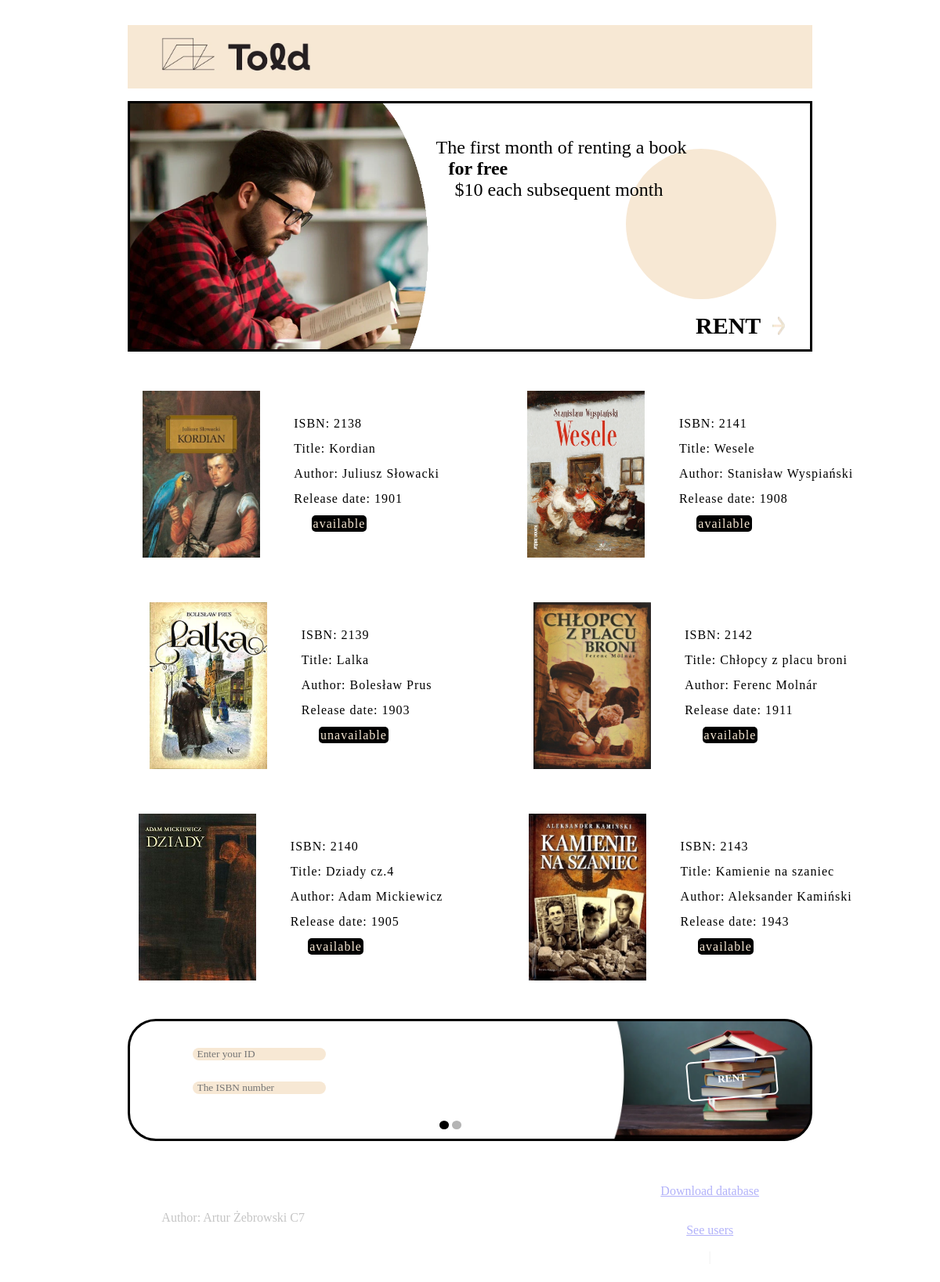
The page / on the database its author committed.
### tables this page shows
CREATE TABLE `books` (
  `id_book` int(10) UNSIGNED NOT NULL,
  `Title` varchar(25) DEFAULT NULL,
  `Author` varchar(40) DEFAULT NULL,
  `Release_date` year(4) DEFAULT NULL,
  `Available` varchar(50) DEFAULT NULL,
  `image` varchar(25) DEFAULT NULL
);

### index.php (the view, shortened to what this page needs)
<!DOCTYPE html>
<html lang="en">
<head>
    <link rel="stylesheet" href="style.css">
</head>
<body>
    <a href="index.php" id="href">
    <header>
        <img src="assets/logo.webp" alt="Told">
    </header></a>
    <nav>
        <h2>The first month of renting a book<br>
            <strong>for free</strong><br>
            &nbsp;&nbsp;&nbsp;&nbsp;$10 each subsequent month</h2>
        <span></span>
        <a class="rent" href="#smooth">
            <h1>RENT</h1>
            <img src="assets/arrow-right.webp" alt="">
        </a>
    </nav>
    <main>
        <?php
            $conn = mysqli_connect('localhost','root','','library');
            $sql = "SELECT `id_book`,`Title`,`Author`,`Release_date`,`Available`,`image` FROM `books`";
            $res = mysqli_query($conn, $sql);
            while($row = mysqli_fetch_assoc($res)) {
                $id = $row['id_book']+2137;
                $title = $row['Title'];
                $author = $row['Author'];
                $release_date = $row['Release_date'];
                $status = $row['Available'];
                $image = $row['image'];
                echo "<div class='select'>";
                echo "<p> <img src='$image' alt='$title' id='image'> </p>";
                echo "<p> ISBN: $id<br> Title: $title<br> Author: $author<br> Release date: $release_date<br> <span id='status'>$status</span><br></p>";
                echo "</div>";
            }
            ?>
    </main>
    <section id="smooth">
        <form action="index.php" method="POST">
            <div class="container1">
                <input type="text" name="user" placeholder="Enter your ID"><br>
                <input type="text" name="isbn" placeholder="The ISBN number">
            </div>
            <div class="container2">
                <span id="dot1"></span>
                <span id="dot2"></span>
            </div>
            <div class="container3">
                <button id="rent" name="rent">RENT</button>
            </div>
        </form>
    </section>
    <footer>
                <p>Author: Artur Żebrowski C7</p>
            <div class="href">
                <a href="library.sql" download>Download database</a>
                <a href="users.php" target="blank">See users</a>|
            </div>
    </footer>
</body>
</html>

### style.css (style rules this page uses)
* { box-sizing: border-box; padding: 0; margin: 1rem 8%; font-family: Georgia; scroll-behavior: smooth; }
header { background-color: #f7e8d4; }
header>img { width: 12rem; }
#href { margin: 0; }
nav { background-image: url(assets/bg.webp); background-size: 40rem; background-repeat: no-repeat; border: 0.2rem black solid; height: 20rem; display: flex; position: relative; }
.rent { display: flex; flex-direction: row; position: absolute; right: 0; bottom: -1em; padding: 1px; font-size: 20px; text-decoration: none; color: black; transition: font-size 1s linear; transition: color 0.2s linear; }
nav>h2 { margin: 5%; margin-left: 45%; font-weight: 500; }
nav>span { background-color: #f7e8d4; content: ""; bottom: 3rem; right: 0; width: 12rem; height: 12rem; position: absolute; z-index: -2; border-radius: 50%; animation: CircleMove 5s linear infinite; }
main { display: flex; flex-direction: column; align-items: flex-start; justify-content: center; flex-wrap: wrap; height: 820px; }
.select { display: flex; justify-content: center; align-items: center; flex-direction: row; margin: 0; width: 510px; height: 270px; letter-spacing: 1px; line-height: 2em; }
#status { color: #f7e8d4; background-color: black; padding: 2px; border-radius: 5px; margin-left: 1.4em; }
#image { display: block; width: 150px; height: 213px; }
section { border: 0.2rem black solid; border-radius: 36px; background-image: url(assets/books.webp); background-size: 16rem; background-repeat: no-repeat; background-position: right; }
form { display: flex; justify-content: space-between; width: 84%; }
.container2 { display: flex; align-items: flex-end; transform: translate(-20px, 20px); margin: 0; }
.container3 { display: flex; justify-content: right; right: 0; transform: translateX(6em); }
input { margin: 0; margin-bottom: 25px; line-height: 120%; }
input { border: none; outline: none; border-radius: 36px; padding-left: 6px; background-color: #f7e8d4; }
button { border: 2px solid #fff; color: #fff; background: rgb(0,0,0,0.2); transform: rotate(-5deg); width: 128px; height: 50px; border-radius: 6px; font-family: Verdana; font-weight: bold; transition: transform 0.7s; }
#dot1, #dot2 { content: ""; height: 0.7em; width: 1em; border-radius: 50%; background-color: rgb(180, 180, 180); cursor: pointer; }
#dot1 { background-color: black; }
#rent { display: inline; }
footer { display: flex; align-items: center; justify-content: space-between; height: 100px; color: #c5c5c5; margin-top: 3rem; }
.href { display: flex; flex-direction: column; align-items: center; width: 20%; opacity: 0.3; padding: 0; }
@media only screen and (max-width: 1600px) { * { margin: 1rem 5%; } }
@media only screen and (max-width: 1600px) { .select { transform: translateX(-50px); } }

### rows shown on the page
books: image (picture), id_book "2138", Title "Kordian", Author "Juliusz Słowacki", Release_date "1901", Available "available"
books: image (picture), id_book "2139", Title "Lalka", Author "Bolesław Prus", Release_date "1903", Available "unavailable"
books: image (picture), id_book "2140", Title "Dziady cz.4", Author "Adam Mickiewicz", Release_date "1905", Available "available"
books: image (picture), id_book "2141", Title "Wesele", Author "Stanisław Wyspiański", Release_date "1908", Available "available"
books: image (picture), id_book "2142", Title "Chłopcy z placu broni", Author "Ferenc Molnár", Release_date "1911", Available "available"
books: image (picture), id_book "2143", Title "Kamienie na szaniec", Author "Aleksander Kamiński", Release_date "1943", Available "available"
